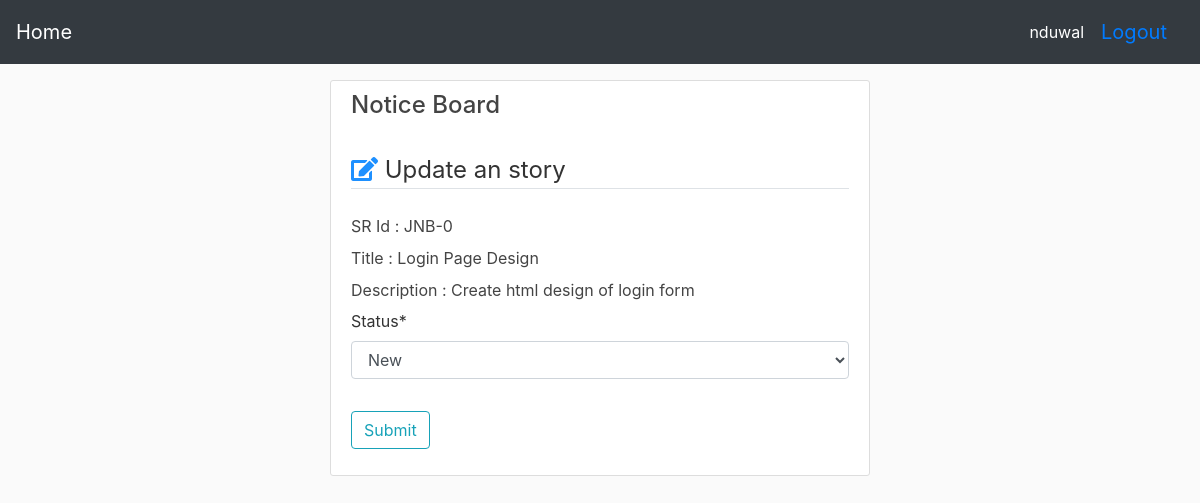
The app's page /story/user/1/update (signed in) with its own data.
### dashboard/models.py (models this page shows, shortened)
class Story(models.Model):
	sr_id = models.CharField(max_length=20)
	title = models.CharField(max_length=50)
	description = models.CharField(max_length=200)
	assigned_by = models.ForeignKey(User, on_delete=models.CASCADE, related_name = "assigner")
	assigned_to = models.ForeignKey(User, on_delete=models.CASCADE, related_name = "assignee")
	project = models.ForeignKey(Project, on_delete=models.CASCADE)
	status = models.ForeignKey(Status, on_delete=models.CASCADE)

class Project(models.Model):
	code = models.CharField(max_length=10, unique=True)
	name = models.CharField(max_length=50)
	description = models.CharField(max_length=500)
	sequence = models.IntegerField()
	users = models.ManyToManyField(User, through = 'Assign')
	def __str__(self):
		return self.name

### dashboard/views.py (the view, shortened to what this page needs)
# urls.py: path('story/user/<int:pk>/update', views.UserStoryUpdateView.as_view(), name='update-user-story'),
class UserStoryUpdateView(LoginRequiredMixin, UserPassesTestMixin, UpdateView):
	template_name = 'dashboard/sr-user-update.html'
	def test_func(self):
		user = self.request.user
		if user.is_superuser:
			return False
		story_id = self.kwargs['pk']
		story = Story.objects.get(pk  = story_id)
		project = get_object_or_404(Project, pk= story.project.id)
		role = get_object_or_404(user.assign_set, project= project).role
		if  check_project_leader(role):
			return False
		return True
	def get(self, request, pk):
		story = get_object_or_404(Story, pk= pk)
		form = UserStoryCreateForm(instance=story)
		context = {'form': form, 'story':story}
		return render(request, self.template_name, context)

### dashboard/views.py
class UserStoryCreateForm(forms.ModelForm):
	class Meta:
		model = Story
		fields = ('status',)

### dashboard/models.py (called while the page is built)
	def __str__(self):
		return str(self.description)

### dashboard/views.py (called while the page is built)
def check_project_leader(role):
	if role.code == 0:
		return True
	return False

### dashboard/templates/dashboard/sr-user-update.html (shortened to what this page needs)
{% extends "dashboard/base_extended.html" %}
{% load crispy_forms_tags %}
{% block content %}
<div class="row">
        <div class="col-sm-6 offset-md-3">
            <div class="content-section">
                <form method="POST">
                    <fieldset class="form-group ">
                        <legend class="mb-4">
                            <h4>{{story.project}}  </h4>
                        </legend>
                        <legend class="border-bottom mb-4">
                            <span style="font-size: 24px; color: Dodgerblue;">
                                <i class="fas fa-edit"></i>
                             </span>
                            Update an story
                        </legend>
                        <h5><small>SR Id :  {{story.sr_id}}</small></h5>
                        <h5><small>Title :  {{story.title}}</small></h5>
                        <h5><small>Description : {{story.description}}</small></h5>
                        {{ form|crispy }}
                    </fieldset>
                    <div class="form-group">
                        <button class="btn btn-outline-info" type="submit">Submit</button>
                    </div>
                </form>
            </div>
    </div>
</div>
{% endblock content %}

### dashboard/templates/dashboard/base_extended.html
{% extends "dashboard/base.html" %}
{% block navbar %}
<nav class="navbar navbar-dark bg-dark justify-content-between navbar-expand-md   fixed-top">
	<a class="navbar-brand text-white" href="{% url 'home' %}"  style="margin-right: 10px">Home</a>
	<form class="form-inline">
		{% if user.is_authenticated %}
		<a class="text-white">{{ user.username }}</a>
		{% endif %}
		<a href="{% url 'logout'  %}" class="btn btn-default btn-lg">Logout</a>
	</form>
</nav>
{% endblock navbar %}

### dashboard/static/dashboard/main.css (style rules this page uses)
body { background: #fafafa; color: #333333; margin-top: 5rem; }
h1, h2, h3, h4, h5, h6 { color: #444444; }
.content-section { background: #ffffff; padding: 10px 20px; border: 1px solid #dddddd; border-radius: 3px; margin-bottom: 20px; }

### records on screen
Story: project "Notice Board", sr_id "JNB-0", title "Login Page Design", description "Create html design of login form", status "New"

### other values on screen
{{ user.username }} "nduwal"
